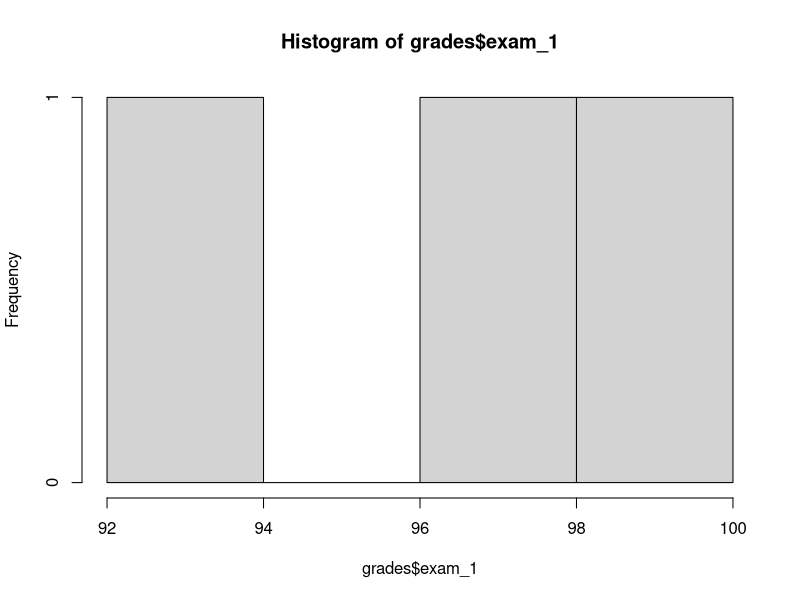

Source code (R):
library(tidyverse)
#This is my test script
grades <- data.frame(names =
                       c("Lauren","Kirstine","Daniel"),
                     exam_1 = c(99, 98, 92),
                     exam_2 = c(97, 99, 96),
                     exam_final = c(100, 98, 99))

grades

for (i in grades$exam_2) {
  if (i >= 100) {
    print("A+")
  } else {
    print("Needs Improvement")
  }
}

#More code to test whether git recognizes there's been changes
hist(grades$exam_1)
#More code to test HOW git records changes
max(grades$exam_final)
#More code to examine CHANGES in git
min(grades$exam_final)
